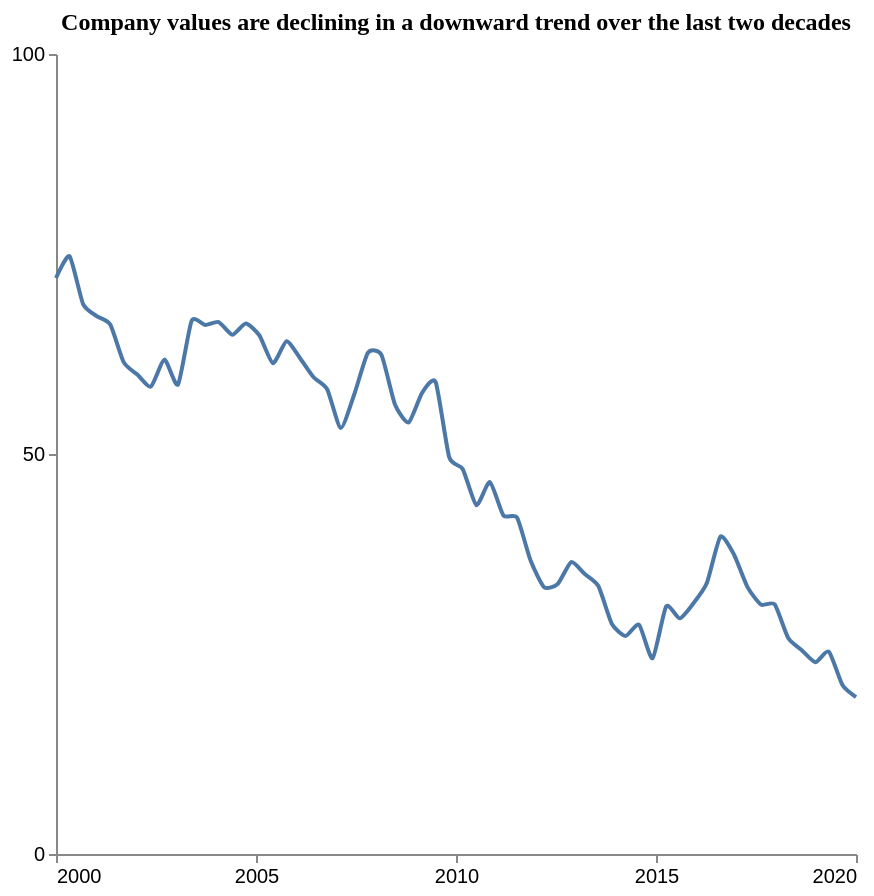

Vega-Lite specification stored for this chart:
### Vega-Lite specification from a JSON file in a GitHub repository (floating-point values rounded to 4 significant figures)
{"$schema": "https://vega.github.io/schema/vega-lite/v5.json", "description": "Pattern: Downward", "data": {"values": [{"X": 2000.0, "Y": 72.0}, {"X": 2000.0, "Y": 74.72}, {"X": 2001.0, "Y": 68.73}, {"X": 2001.0, "Y": 67.23}, {"X": 2001.0, "Y": 66.18}, {"X": 2002.0, "Y": 61.45}, {"X": 2002.0, "Y": 59.93}, {"X": 2002.0, "Y": 58.43}, {"X": 2003.0, "Y": 61.8}, {"X": 2003.0, "Y": 58.69}, {"X": 2003.0, "Y": 66.63}, {"X": 2004.0, "Y": 66.13}, {"X": 2004.0, "Y": 66.49}, {"X": 2004.0, "Y": 64.91}, {"X": 2005.0, "Y": 66.32}, {"X": 2005.0, "Y": 64.82}, {"X": 2005.0, "Y": 61.34}, {"X": 2006.0, "Y": 64.1}, {"X": 2006.0, "Y": 61.98}, {"X": 2006.0, "Y": 59.59}, {"X": 2007.0, "Y": 58.09}, {"X": 2007.0, "Y": 53.24}, {"X": 2007.0, "Y": 57.47}, {"X": 2008.0, "Y": 62.64}, {"X": 2008.0, "Y": 62.39}, {"X": 2008.0, "Y": 56.2}, {"X": 2009.0, "Y": 53.94}, {"X": 2009.0, "Y": 57.65}, {"X": 2009.0, "Y": 58.98}, {"X": 2010.0, "Y": 49.61}, {"X": 2010.0, "Y": 48.11}, {"X": 2011.0, "Y": 43.61}, {"X": 2011.0, "Y": 46.48}, {"X": 2011.0, "Y": 42.32}, {"X": 2012.0, "Y": 42.05}, {"X": 2012.0, "Y": 36.69}, {"X": 2012.0, "Y": 33.36}, {"X": 2013.0, "Y": 33.75}, {"X": 2013.0, "Y": 36.49}, {"X": 2013.0, "Y": 34.99}, {"X": 2014.0, "Y": 33.49}, {"X": 2014.0, "Y": 28.75}, {"X": 2014.0, "Y": 27.25}, {"X": 2015.0, "Y": 28.66}, {"X": 2015.0, "Y": 24.47}, {"X": 2015.0, "Y": 30.96}, {"X": 2016.0, "Y": 29.46}, {"X": 2016.0, "Y": 31.31}, {"X": 2016.0, "Y": 33.86}, {"X": 2017.0, "Y": 39.66}, {"X": 2017.0, "Y": 37.44}, {"X": 2017.0, "Y": 33.36}, {"X": 2018.0, "Y": 31.17}, {"X": 2018.0, "Y": 31.21}, {"X": 2018.0, "Y": 27.0}, {"X": 2019.0, "Y": 25.47}, {"X": 2019.0, "Y": 23.97}, {"X": 2019.0, "Y": 25.28}, {"X": 2020.0, "Y": 21.12}, {"X": 2020.0, "Y": 19.62}]}, "mark": {"type": "line", "interpolate": "cardinal", "tension": 0.4}, "encoding": {"x": {"field": "X", "type": "quantitative", "title": "", "axis": {"grid": false, "format": "d", "values": [2000, 2005, 2010, 2015, 2020], "tickSize": 4}, "scale": {"domain": [2000, 2020]}}, "y": {"field": "Y", "type": "quantitative", "title": "", "axis": {"grid": false, "format": "d", "values": [0, 50, 100], "tickSize": 4, "tickOpacity": 1}, "scale": {"domain": [0, 100]}}}, "title": {"text": "Company values are declining in a downward trend over the last two decades", "anchor": "middle", "font": "Tahoma", "fontSize": 12}, "config": {"lineBreak": "^", "view": {"stroke": null}}, "height": 400, "width": 400, "autosize": "pad"}
